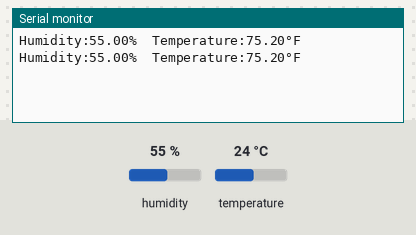
A sketch run on a simulated Arduino Uno, built with avr-gcc and run on an emulated ATmega328P. On the bench: the last lines printed to the serial monitor. The inputs (shaded band) are chosen by the test bench; at power-on: humidity 55 %, temperature 24 °C.

Above: at 4.8 s.
4.9 s: humidity set to 22 %
At 6.7 s:
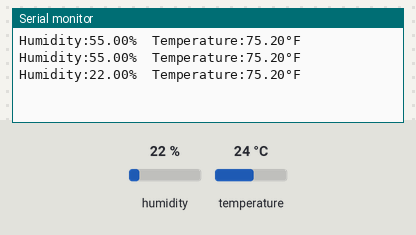
7.9 s: temperature set to 12 °C
At 8.5 s:
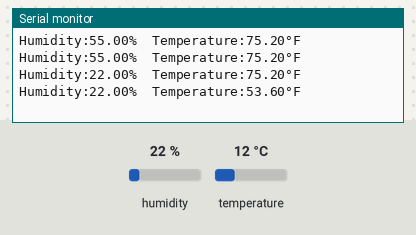
10.9 s: humidity set to 40 %
At 13.2 s:
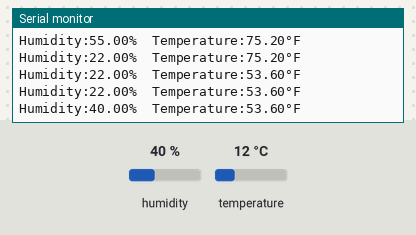
Timing chart, 0 to 14.7 s (numbered marks = the images above; inputs shaded):
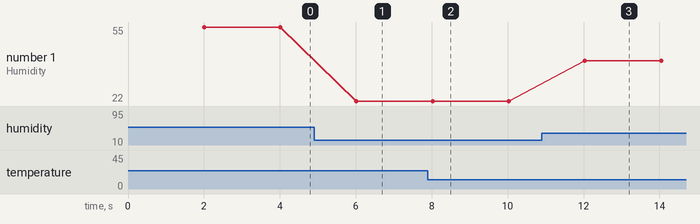

The sketch:

DHTtester.ino
```cpp
#include "DHT.h"
#define DHTPIN 2     // Digital pin connected to the DHT sensor
#define DHTTYPE DHT22   // DHT 22  (AM2302), AM2321
DHT dht(DHTPIN, DHTTYPE);

void setup() {
  Serial.begin(9600);
  dht.begin();
}

void loop() {
  delay(2000);
  float h = dht.readHumidity();
  float f = dht.readTemperature(true);
  if (isnan(h) || isnan(f)) {
    Serial.println(F("Failed to read from DHT sensor!"));
    return;
  }

  Serial.print(F("Humidity:"));
  Serial.print(h);
  Serial.print(F("%  Temperature:"));
  Serial.print(f);
  Serial.println(F("°F"));
}
```

Measured:
- after the input at 4.9 s, the serial monitor: prints a new line after 1.1 s (image 1)
- after the input at 7.9 s, the serial monitor: prints a new line after 0.12 s (image 2)
- after the input at 10.9 s, the serial monitor: prints a new line after 1.1 s (image 3)
- plotted number 1: 55 → 22 after the input at 4.9 s, 22 → 40 after the input at 10.9 s
